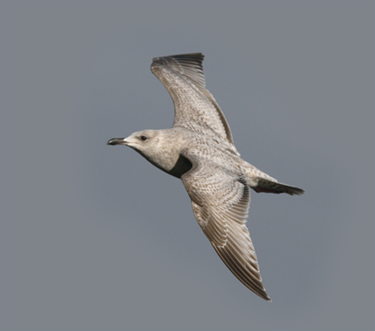
#> input picture P1/imagenes/bird.bmp, 375 x 331 px
$ python prac1.py
#> lines starting #> are read from the running program, lines starting #| are printed output that depends on the picture
import cv2
import numpy as np
from matplotlib import pyplot as plt


def BRG2RGB(image):
    return cv2.cvtColor(image, cv2.COLOR_BGR2RGB)

def readIMG(filename,flagColor = 1):
#> called with filename = 'imagenes/bird.bmp', flagColor = 1
    return BRG2RGB(cv2.imread(filename,flagColor))

#Found on: https://note.nkmk.me/en/python-opencv-hconcat-vconcat-np-tile/. Concats readjusting size
def hconcat_resize_min(im_list, interpolation=cv2.INTER_CUBIC):
    h_min = min(im.shape[0] for im in im_list)
    im_list_resize = [cv2.resize(im, (int(im.shape[1] * h_min / im.shape[0]), h_min), interpolation=interpolation)
                      for im in im_list]
    return cv2.hconcat(im_list_resize)

def pintaI(im,title = "img"):
    plt.title(title)
    plt.imshow(im)
    plt.axis('off')
    plt.show()

def pintaMI(vim,title = "imgs"):

    #Pasa a "formato color" las imágenes que estén en blanco y negro
    for i,im in enumerate(vim):
        if len(im.shape) == 2:
            vim[i] = cv2.cvtColor(vim[i],cv2.COLOR_GRAY2BGR)

    #Use found function to resize
    images = hconcat_resize_min(vim)
    pintaI(images,title)

img = readIMG('imagenes/bird.bmp')
blurred = cv2.GaussianBlur(img,(5,5),cv2.BORDER_DEFAULT)

pintaMI([img,blurred])
#> the loop in pintaMI, `for i,im in enumerate(vim):` made 2 passes
#> after the loop in pintaMI, `for i,im in enumerate(vim):`: vim = 2 items
#> in hconcat_resize_min, `h_min = min(im.shape[0] for im in im_list)`: h_min = 331
#> in hconcat_resize_min, `im_list_resize = [cv2.resize(im, (int(im.shape[1] * h_min / im.shape[0..`: im_list_resize = 2 items
#> in hconcat_resize_min, `return cv2.hconcat(im_list_resize)`:
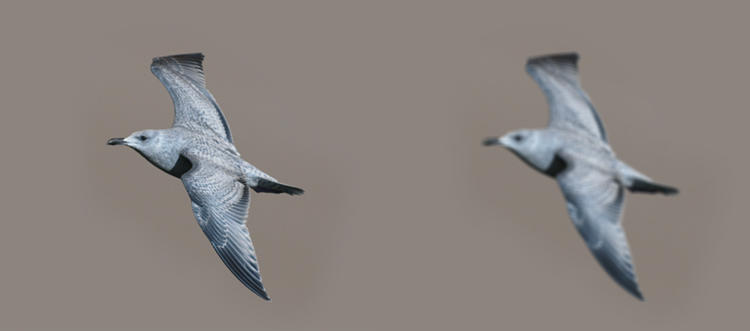
#> returned value: shape (331, 750, 3); mean of channels 0, 1, 2 127.7, 131.3, 136.8; drawn as B, G, R
